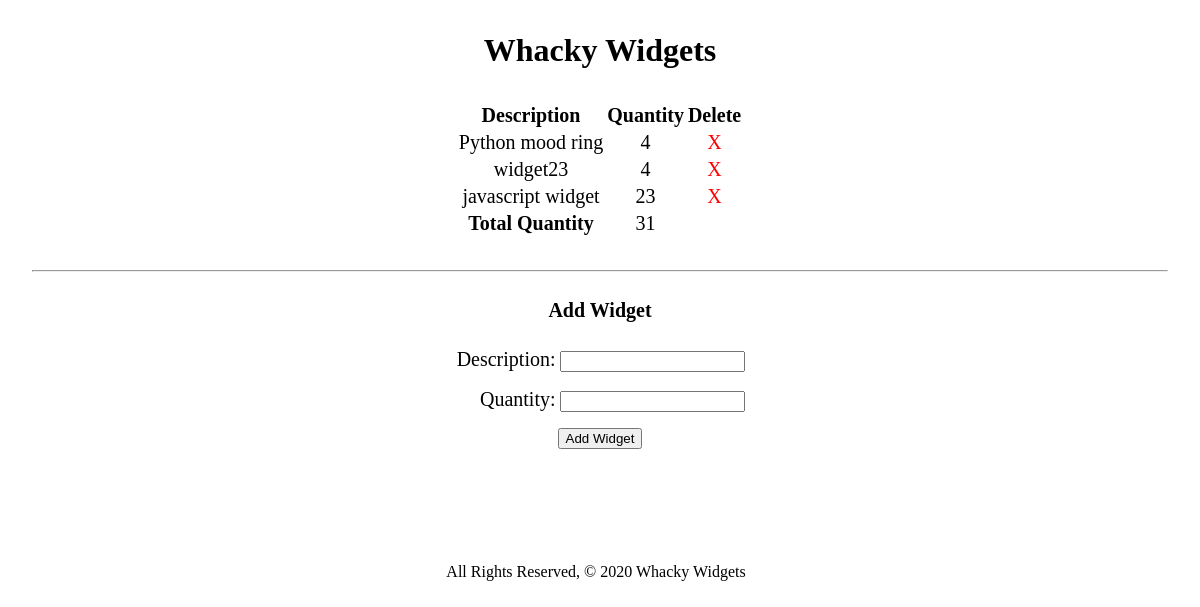
Before: / with the older database file.
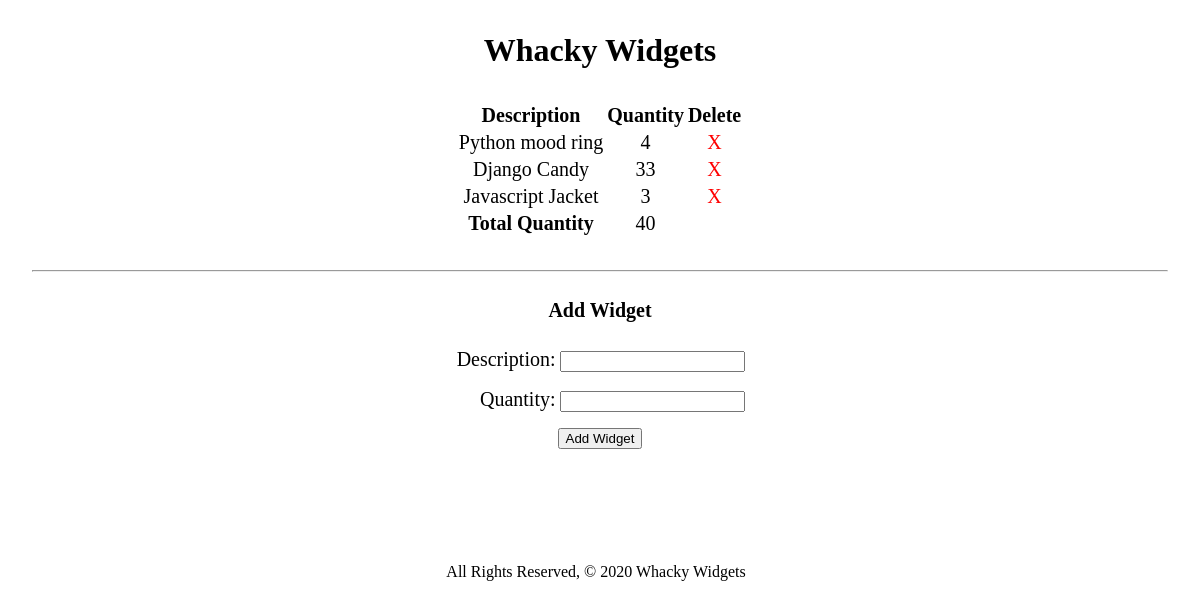
After: the same page with the newer database file.
### main_app/models.py (models this page shows, shortened)
class Widget(models.Model):
    description = models.CharField(max_length=100)
    quantity = models.IntegerField()

### main_app/views.py (the view)
# urls.py: path('', views.widget_index, name='widget_index'),
def widget_index(request):
    total_quantity = Widget.objects.aggregate(
        total_quantity=Sum('quantity')).get('total_quantity')
    widgets = Widget.objects.all()
    widget_form = WidgetForm()
    return render(request, 'widgets/index.html', {'widgets': widgets, 'widget_form': widget_form, 'total_quantity': total_quantity})

### main_app/forms.py
class WidgetForm(ModelForm):
    class Meta:
        model = Widget
        fields = ['description', 'quantity']

### main_app/templates/widgets/index.html (shortened to what this page needs)
{% extends 'base.html' %} {% block content %}
    <h1>Whacky Widgets</h1>
        {% if widgets.count == 0 %}
        <h3>No Widgets Exist</h3>
        {% else %}
            <table class="pure-table pure-table-striped">
                <thead>
                <tr>
                    <th>Description</th>
                    <th>Quantity</th>
                    <th>Delete</th>
                </tr>
                </thead>
               <tbody>
                {% for widget in widgets %}
                <tr>
                    <td>{{widget.description}}</td>
                    <td>{{widget.quantity}}</td>
                    <td><a href="{% url 'widget_delete' widget.id %}">X</a></td>
                </tr>
                {% endfor %}
                <tr>
                    <td id="bold" >Total Quantity</td>
                    <td> {{total_quantity}}</td>
                    <td></td>
                </tr>
               </tbody>
            </table>
        {% endif %}
    <hr />
    <h4>Add Widget</h4>
        <form class="pure-form" action="{% url 'add_widget' %}" method="post">
        {% csrf_token %} {{ widget_form.as_p }}
        <input class="label" type="submit" class="pure-button" value="Add Widget" />
        </form>
</body>
{% endblock %}

### main_app/templates/base.html (shortened to what this page needs)
{% load static %}
<!DOCTYPE html>
<html lang="en">
  <head>
    <link
      rel="stylesheet"
      href="https://unpkg.com/purecss@1.0.0/build/pure-min.css"
    />
    <link
      rel="stylesheet"
      type="text/css"
      href="{% static 'css/style.css' %}"
    />
  </head>
  <body>
    <main class="container">
      {% block content %} {% endblock %}
    <div>
      <footer class="page-footer">
        <div class="right">
          All Rights Reserved, &copy; 2020 Whacky Widgets &nbsp;
        </div>
      </footer>
    </div>
  </body>
</html>

### main_app/static/css/style.css (style rules this page uses)
body { text-align: center; margin: 2rem; }
footer.page-footer { padding-top: 10%; text-align: center; }
label { display: inline-block; width: 100px; text-align: right; font-size: 20px; }
table { margin: 2rem auto; font-size: 20px; }
table a { color: red; text-decoration: none; }
#bold { font-size: 20px; font-weight: bold; }
h4 { font-size: 20px; }

Changed rows visible on the page:
removed Widget: description "widget23", quantity "4"
removed Widget: description "javascript widget", quantity "23"
added Widget: description "Django Candy", quantity "33"
added Widget: description "Javascript Jacket", quantity "3"
Other visible differences:
{{ total_quantity }}: "31" → "40"
